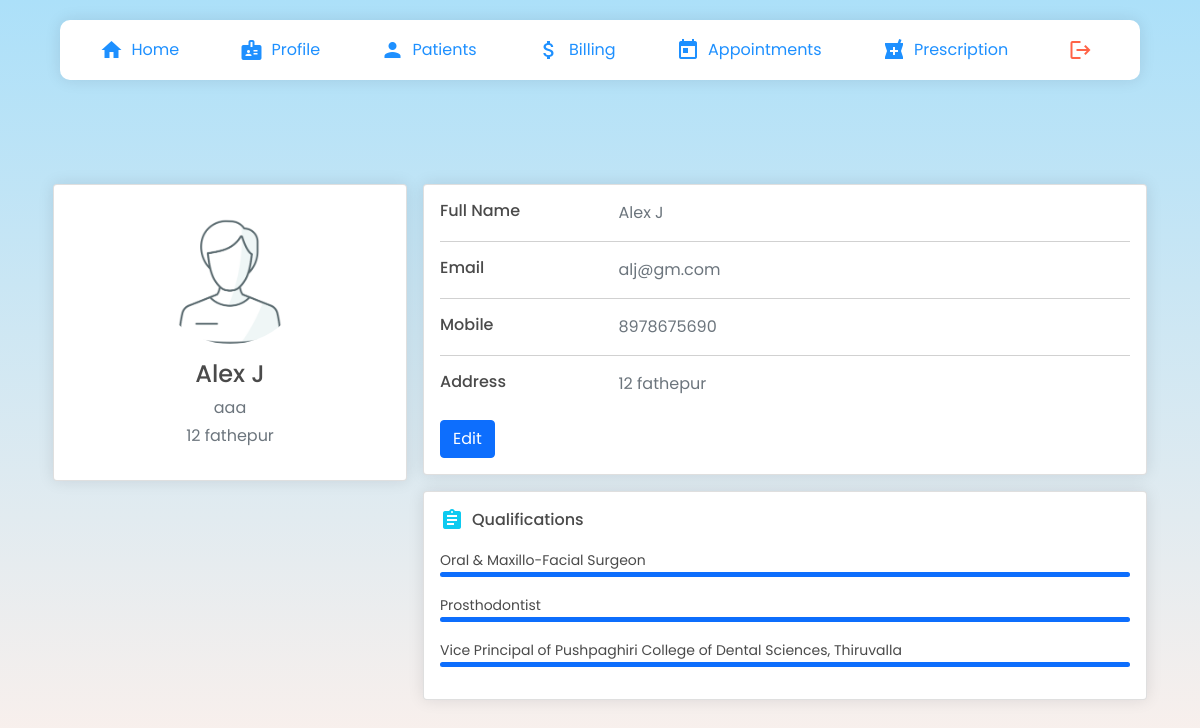
Page /doctors/profile/ (signed in) on the earlier database version.
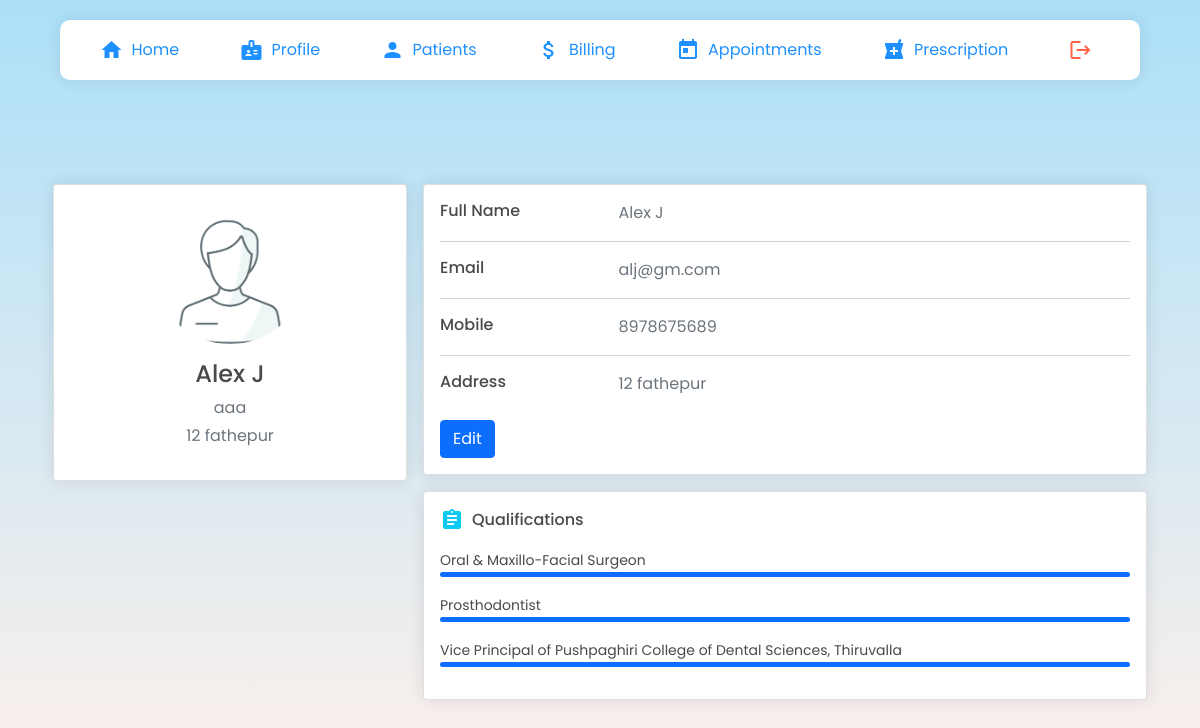
Same page on the later database version.
### doctors/models.py (models this page shows, shortened)
class Doctors(models.Model):
    ROLE = (
			('Doctor', 'Doctor'),
			('Staff', 'Staff'),
			)
    user = models.OneToOneField(User, on_delete= models.CASCADE, primary_key= True)
    dname = models.CharField(max_length=200, null=True)
    phone = models.CharField(max_length=200, null=True)
    email = models.CharField(max_length=200, null=True)
    date_created = models.DateTimeField(auto_now_add=True, null=True)
    role = models.CharField(max_length=200, null=True,choices=ROLE)
    specialisation = models.CharField(max_length=200, null=True)
    address= models.CharField(max_length=200, null=True)

### doctors/views.py (the view)
# urls.py: path('profile/', views.profile,name="profile"),
@login_required
def profile(request):
    doc = Doctors.objects.get(user_id=request.user)
    return render(request, 'doctors/profile.html', {'doc': doc})

### doctors/templates/doctors/profile.html (shortened to what the changed rows need)
{% extends "doctors/navbar.html" %} {% load static %} {% block head%}
<link
  rel="stylesheet"
  type="text/css"
  href="{% static 'css/profile.css' %}"
/>
<link href="https://cdn.jsdelivr.net/npm/bootstrap@5.1.3/dist/css/bootstrap.min.css" rel="stylesheet">
{% endblock %} {% block content %}
    <div class="doctorHomeMain">
        <div class="cards">
        <div class="container">
            <div class="main-body">
                  <div class="row gutters-sm">
                    <div class="col-md-4 mb-3">
                      <div class="card">
                        <div class="card-body">
                          <div class="d-flex flex-column align-items-center text-center">
                            <div class="mt-3">
                              <h4>{{doc.dname}}</h4>
                              <p class="text-secondary mb-1">{{doc.specialisation}}</p>
                              <p class="text-muted font-size-sm">{{doc.address}}</p>
                            </div>
                          </div>
                        </div>
                      </div>
                    </div>
                    <div class="col-md-8">
                      <div class="card mb-3">
                        <div class="card-body">
                          <div class="row">
                            <div class="col-sm-3">
                              <h6 class="mb-0">Full Name</h6>
                            </div>
                            <div class="col-sm-9 text-secondary">
                              {{doc.dname}}
                            </div>
                          </div>
                          <div class="row">
                            <div class="col-sm-3">
                              <h6 class="mb-0">Email</h6>
                            </div>
                            <div class="col-sm-9 text-secondary">
                              {{doc.email}}
                            </div>
                          </div>
                          <div class="row">
                            <div class="col-sm-3">
                              <h6 class="mb-0">Mobile</h6>
                            </div>
                            <div class="col-sm-9 text-secondary">
                              {{doc.phone}}
                            </div>
                          </div>
                          <div class="row">
                            <div class="col-sm-3">
                              <h6 class="mb-0">Address</h6>
                            </div>
                            <div class="col-sm-9 text-secondary">
                                {{doc.address}}
                            </div>
                          </div>
                          <br>
                        </div>
                      </div>
                    </div>
                  </div>
                </div>
            </div>
        </div>
    </body>
    {% endblock %}

Differences in the rows shown:
changed Doctors "Alex J": phone "8978675690" → "8978675689"
